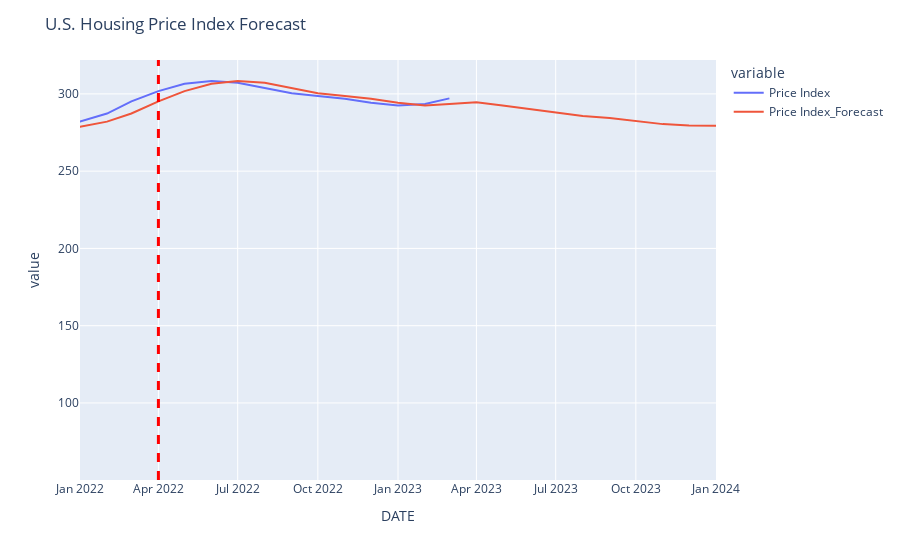

The cell this chart's notebook holds for it:
### Code cell
# use plotly to chart the price index and forecast
fig = px.line(df2, x='DATE', y=['Price Index', 'Price Index_Forecast'])
# zoom in on data after 2022
fig.update_xaxes(range=['2022-01-01', '2024-01-01'])
# add a title
fig.update_layout(title='U.S. Housing Price Index Forecast')
# add a vertical line to show where the forecast begins
fig.add_vline(x='2022-04-01', line_width=3, line_dash='dash', line_color='red')
# save the chart as a png
fig.write_image('images/us_housing_price_forecast.png')
fig.show()

### Figure 1 — Plotly figure (JSON) as saved in the notebook; plotly's stock layout.template omitted (floating-point values rounded to 4 significant figures; data arrays with more than 128 entries replaced by an {"elided": "..."} marker saying what was removed)
{"data": [{"hovertemplate": "variable=Price Index<br>DATE=%{x}<br>value=%{y}<extra></extra>", "legendgroup": "Price Index", "line": {"color": "#636efa", "dash": "solid"}, "marker": {"symbol": "circle"}, "mode": "lines", "name": "Price Index", "orientation": "v", "showlegend": true, "type": "scatter", "x": {"elided": "447 str values"}, "xaxis": "x", "y": {"elided": "447 float values"}, "yaxis": "y"}, {"hovertemplate": "variable=Price Index_Forecast<br>DATE=%{x}<br>value=%{y}<extra></extra>", "legendgroup": "Price Index_Forecast", "line": {"color": "#EF553B", "dash": "solid"}, "marker": {"symbol": "circle"}, "mode": "lines", "name": "Price Index_Forecast", "orientation": "v", "showlegend": true, "type": "scatter", "x": {"elided": "447 str values"}, "xaxis": "x", "y": {"elided": "447 float values"}, "yaxis": "y"}], "layout": {"legend": {"title": {"text": "variable"}, "tracegroupgap": 0}, "margin": {"t": 60}, "shapes": [{"line": {"color": "red", "dash": "dash", "width": 3}, "type": "line", "x0": "2022-04-01", "x1": "2022-04-01", "xref": "x", "y0": 0, "y1": 1, "yref": "y domain"}], "title": {"text": "U.S. Housing Price Index Forecast"}, "xaxis": {"anchor": "y", "domain": [0, 1], "range": ["2022-01-01", "2024-01-01"], "title": {"text": "DATE"}}, "yaxis": {"anchor": "x", "domain": [0, 1], "title": {"text": "value"}}}}
